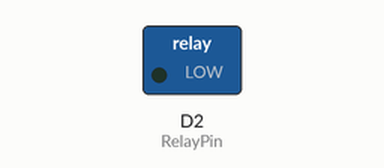
Recording of a sketch running on a simulated ESP8266 (NodeMCU). Parts: switched loads named in the sketch (green lamp = pin HIGH).

Above: at 1.5 s.
At 4.5 s:
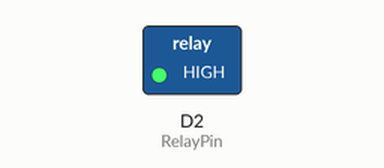
Timing chart, 0 to 7.8 s (numbered marks = the images above):
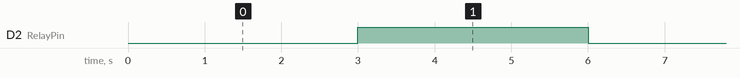

The sketch:

relay.ino
```cpp
int RelayPin = D2;


void setup(){
  //set relay as an output pin
  pinMode(RelayPin, OUTPUT);

  }

  void loop(){

    //lets turn on the relay
    digitalWrite(RelayPin, LOW);
    delay(3000);

    //lets turn of the relay
    digitalWrite(RelayPin, HIGH);
    delay(3000);
    }
```

Measured:
- by itself, D2 (RelayPin): alternates HIGH for 3.0 s and LOW for 3.0 s
